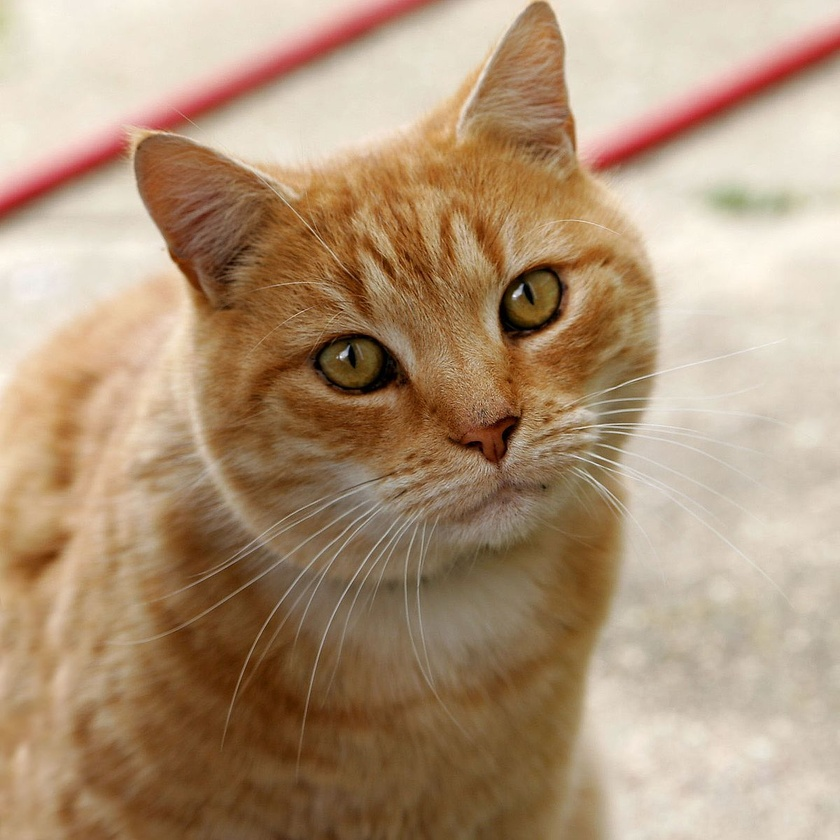
#> input picture Cat03.jpg, 840 x 840 px, shrunk from 1200 x 1199 before the run
$ python img_warpaffiare.py
#> lines starting #> are read from the running program, lines starting #| are printed output that depends on the picture
#!/usr/bin/env python3
# -*- coding: utf-8 -*-
"""
Created on Thu Jan 16 21:49:34 2020

@author: root
"""

import cv2
import numpy as np
img=cv2.imread("Cat03.jpg")
#> img is the input picture: shape (840, 840, 3); mean B, G, R 120.7, 148.8, 175.9
height,width=img.shape[:2]
#> height = 840; width = 840
q_height,q_width = height/5,width/5
#> q_height = 168; q_width = 168


T = np.float64([[1,0,q_width],
                [0,1,q_height]])
#> T = [[1, 0, 168], [0, 1, 168]]
print(T)
#| [[  1.   0. 168.]
#|  [  0.   1. 168.]]

img_transformation = cv2.warpAffine(img, T, (width,height))
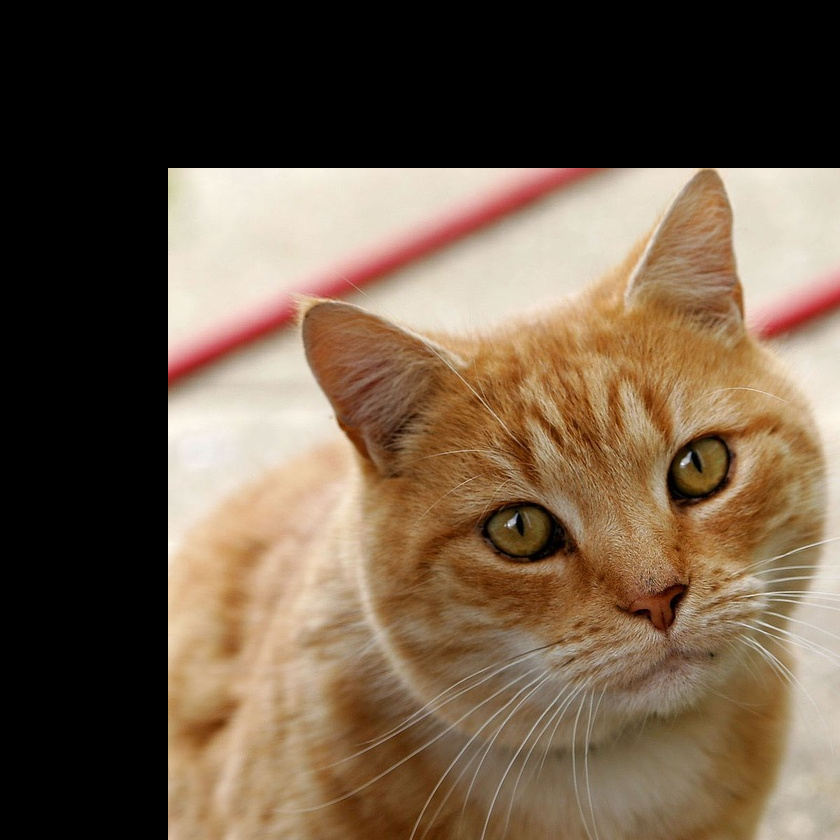
#> img_transformation: shape (840, 840, 3); mean B, G, R 71.9, 91.5, 110.8
cv2.imshow("ORIGINAL", img)
cv2.imshow("IMG_TRANSLATION",img_transformation)
cv2.waitKey(0)
cv2.destroyAllWindows()

$ run again, with cat1.jpg copied over Cat03.jpg
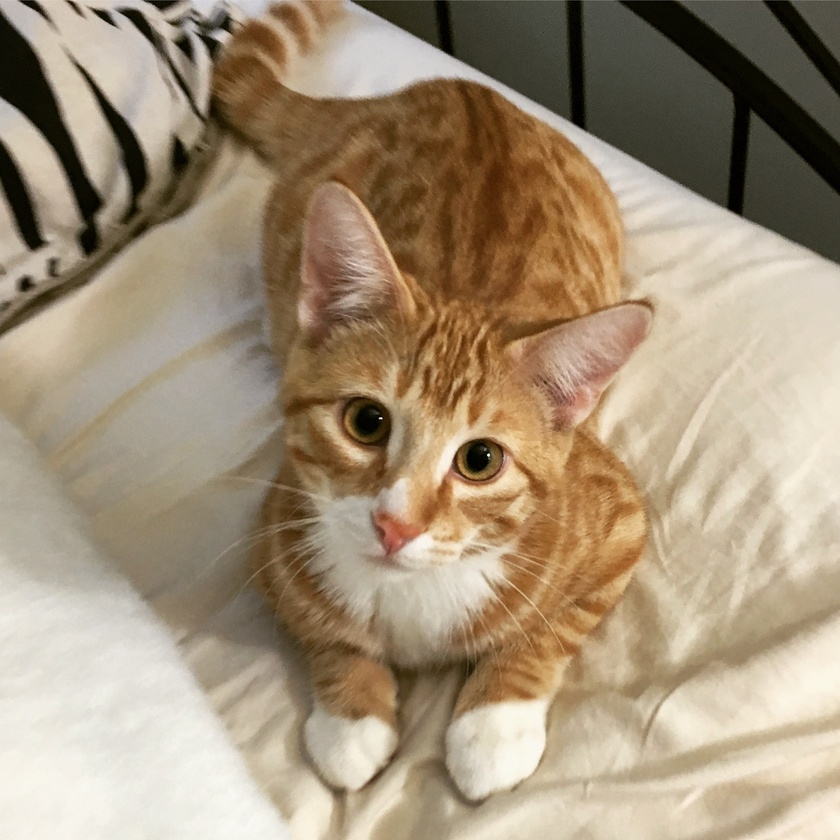
#> input picture cat1.jpg, 840 x 840 px, shrunk from 2187 x 2187 before the run
#> img is the input picture: shape (840, 840, 3); mean B, G, R 121.2, 145.4, 163.1
#| [[  1.   0. 168.]
#|  [  0.   1. 168.]]
#> `img_transformation = cv2.warpAffine(img, T, (width,height))`:
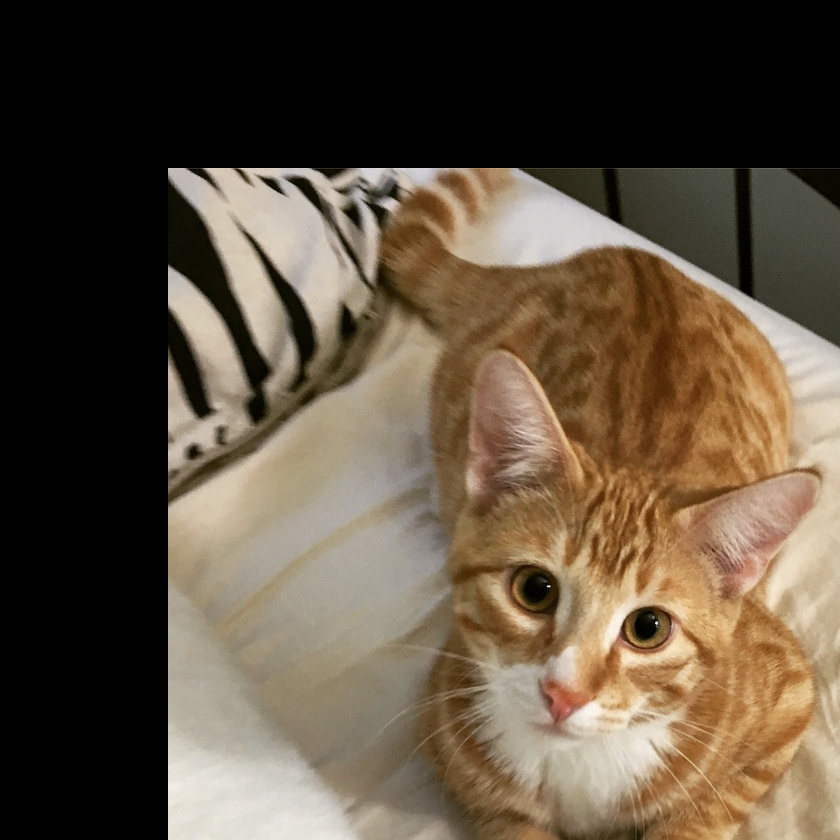
#> img_transformation: shape (840, 840, 3); mean B, G, R 65, 82, 95.9
